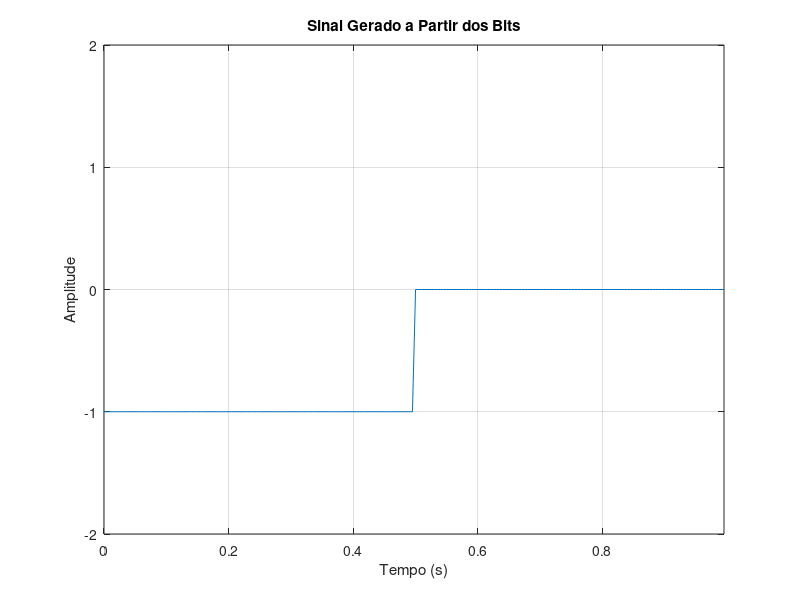

Write MATLAB code to recreate this figure.
close all
clear all

Fs = 100; % Frequência de amostragem
a = input('Digite o array de bits entre colchetes (exemplo: [1 0 1 1 0]): ');
y = []; % Inicializa o array de saída

bitA = ones(1, Fs);  % Definição de bitA
bitB = -ones(1, Fs); % Definição de bitB
bitC = zeros(1, Fs);  % Definição de bitC

% Concatenação de bitA e bitB baseado nos valores de 'a'
for i = 1:length(a)
    if a(i) == 1
        y = [y, bitA]; % Concatena bitA em y
        y = [y, bitC]; % Concatena bitA em y
    else
        y = [y, bitB]; % Concatena bitB em y
        y = [y, bitC]; % Concatena bitA em y
    end
end

% Gera o vetor de tempo 't' com o mesmo tamanho de 'y'
t = ((0:length(y)-1)/Fs)/2;

% Plota o sinal
figure
plot(t, y) % Ajusta o eixo de tempo para o tamanho de y
xlabel('Tempo (s)');
ylabel('Amplitude');
axis([0 max(t) -2 2]) % Define os limites do gráfico
title('Sinal Gerado a Partir dos Bits')
grid